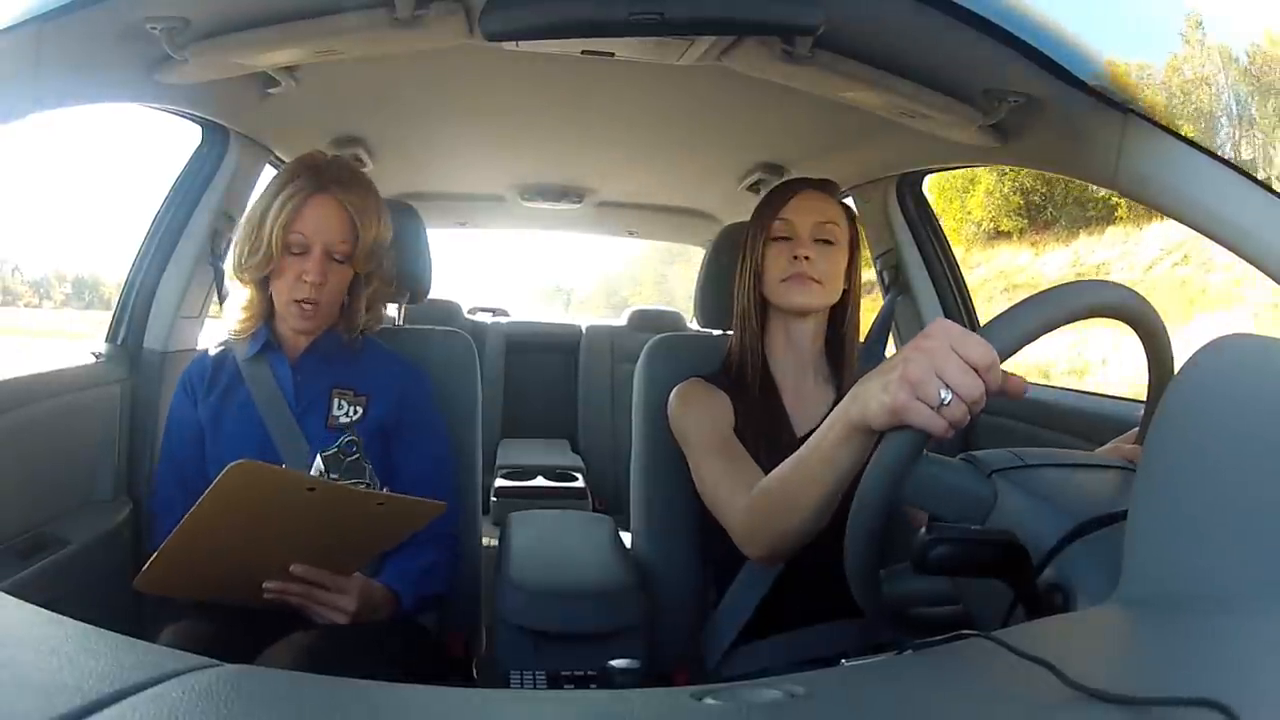
#> input picture frame 25 of BodyTracking/9_e0.mp4, 1280 x 720 px, given in place of 203_e2.mp4, which was not available
$ python Tracking.py
#> lines starting #> are read from the running program, lines starting #| are printed output that depends on the picture; after the words box and inside, x2 and y2 are one past the last pixel; in counts of white or black regions, pixels touching at a corner belong together; pictures that were not available may be replaced by others from this repository, and a replacement may not be noted
#> further down, frame is the input picture: shape (720, 1280, 3); mean B, G, R 102.8, 103.5, 99.9
from __future__ import print_function
from csv import writer
import cv2
import argparse
import numpy as np


# Appends list_of_elem as a row within a (csv) file
# [7 lines left out: function append_list_as_row, not called in this run]


# Appends a single frame's location_points array(s) to the output_list
def append_locations(output_list, location_points):
    # If the size of output is less than 8, append the item
    if np.size(output_list) < 8:
        output_list.append(location_points)
        print("EYE LOCATIONS: ", output_list, "\n")


# NOTE: If eyes are not detected, the type of eyes changes from ndarray to a tuple
def is_tuple(location_points):
    if type(location_points) == tuple:
        return True
    return False


def detect_and_display(frame):
    # TODO: Set frame = frame[0: 750, 500: 1300] to isolate right half of the screen if driver has passengers

    # The array to contain tracking values for the left/right eyes for a single frame
    output = []
    default_array = np.array([[-1, -1, -1, -1], [-1, -1, -1, -1]])

    # creates a gray version of the video passed in (aka variable named frame)
    frame_gray = cv2.cvtColor(frame, cv2.COLOR_BGR2GRAY)
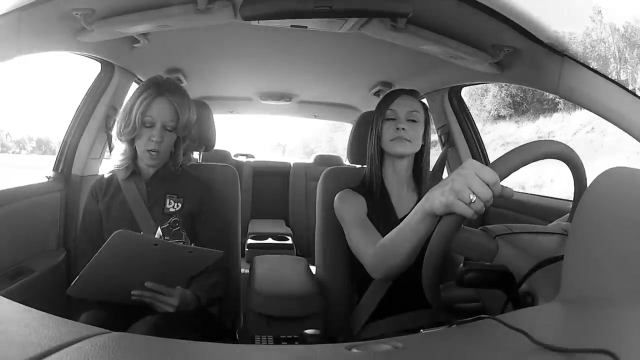
#> frame_gray: shape (720, 1280) (shown at 1/2 size); min 0, max 255, mean 102.4
    # improves contrast of an image pixel by pixel for easier face/eye tracking
    frame_gray = cv2.equalizeHist(frame_gray)
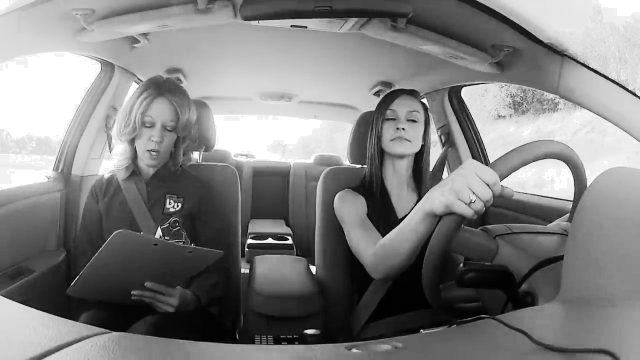
#> frame_gray: shape (720, 1280) (shown at 1/2 size); min 0, max 255, mean 128.4
    # roiTRY - video frame which will have tracking shapes overlaid (cropped if frame was set to [0: 750, 500: 1300])
    roiTRY = frame

    # Detect faces within the webcam footage/ video capture
    faces = face_cascade.detectMultiScale(roiTRY)
#> faces = [[266, 217, 98, 98], [748, 197, 110, 110]]

    for (x, y, w, h) in faces:
        center = (x + w // 2, y + h // 2)
        # (B, G, R) controls color shape displayed. Last value (2) controls line thickness
        frame = cv2.rectangle(frame, (x, y), (x + w, y + h), (255, 255, 0), 2)
        faceROI = frame_gray[y:y + h, x:x + w]
        # In each face, detect eyes (NOTE: type of eyes is an n-dimensional array)
        eyes = eyes_cascade.detectMultiScale(faceROI)

        # NOTE: Eye tracking finds 3 eyes sometimes. Temporarily 'fixed it' by discarding last 4 values
        for (x2, y2, w2, h2) in eyes:
            eye_center = (x + x2 + w2 // 2, y + y2 + h2 // 2)
            radius = int(round((w2 + h2) * 0.25))
            # Creates yellow circles around the centers of the eyes
            roiTRY = cv2.circle(roiTRY, eye_center, radius, (0, 255, 255), 2)

        # This will display our video with the eye/face detection shapes
        cv2.imshow('Capture - Face detection', roiTRY)

        # NOTE: If eyes are not detected, the type of eyes changes from an ndarray to a tuple
        if is_tuple(faces) | is_tuple(eyes):
            # if no faces are detected, append a 2D array of -1's
            append_locations(output, default_array.tolist())

        else:
            # If eyes returns a nd-array & the # of items is > 8, append values to output list
            # An array with more than 8 items indicates a tracking issue
            if eyes.size > 8:
                eyes = np.array([eyes[0], eyes[1]])
                # Discards the last 4 values (only appends the first 8 values.)
                append_locations(output, eyes.tolist())

            # Checks to see if only one eye was tracked
            elif eyes.size == 4:
                # Outputs a 2d array with 4 values in the first array, and 4x -1's in the second
                eyes = np.array([eyes[0], [-1, -1, -1, -1]])
                append_locations(output, eyes.tolist())

            # If the ndarray size is == 8, both eyes tracked properly, append data to output list
            else:
                append_locations(output, eyes.tolist())
#> this loop made 2 passes
#> (x, y, w, h, center) on passes 1 to 2: (266, 217, 98, 98, (315, 266)), (748, 197, 110, 110, (803, 252))
#> (printed output is left out)
#> pass 1, in detect_and_display, `frame = cv2.rectangle(frame, (x, y), (x + w, y + h), (255, 255, 0), 2)`:
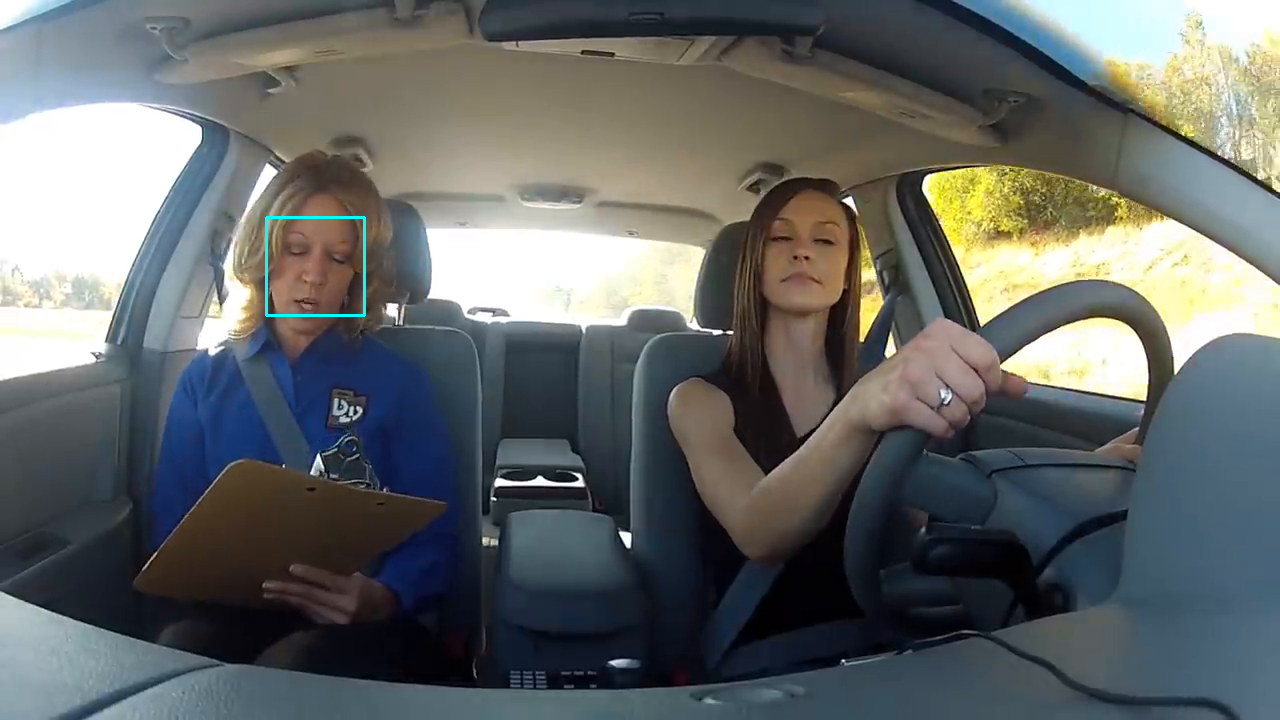
#> frame: shape (720, 1280, 3); 0.13% of pixels changed, all inside (x1, y1, x2, y2) = (265, 216, 366, 317)
#> pass 1, in detect_and_display, `faceROI = frame_gray[y:y + h, x:x + w]`:
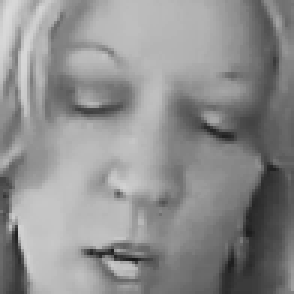
#> faceROI: shape (98, 98) (shown 3 times larger); min 22, max 219, mean 141.8
#> pass 2, in detect_and_display, `frame = cv2.rectangle(frame, (x, y), (x + w, y + h), (255, 255, 0), 2)`:
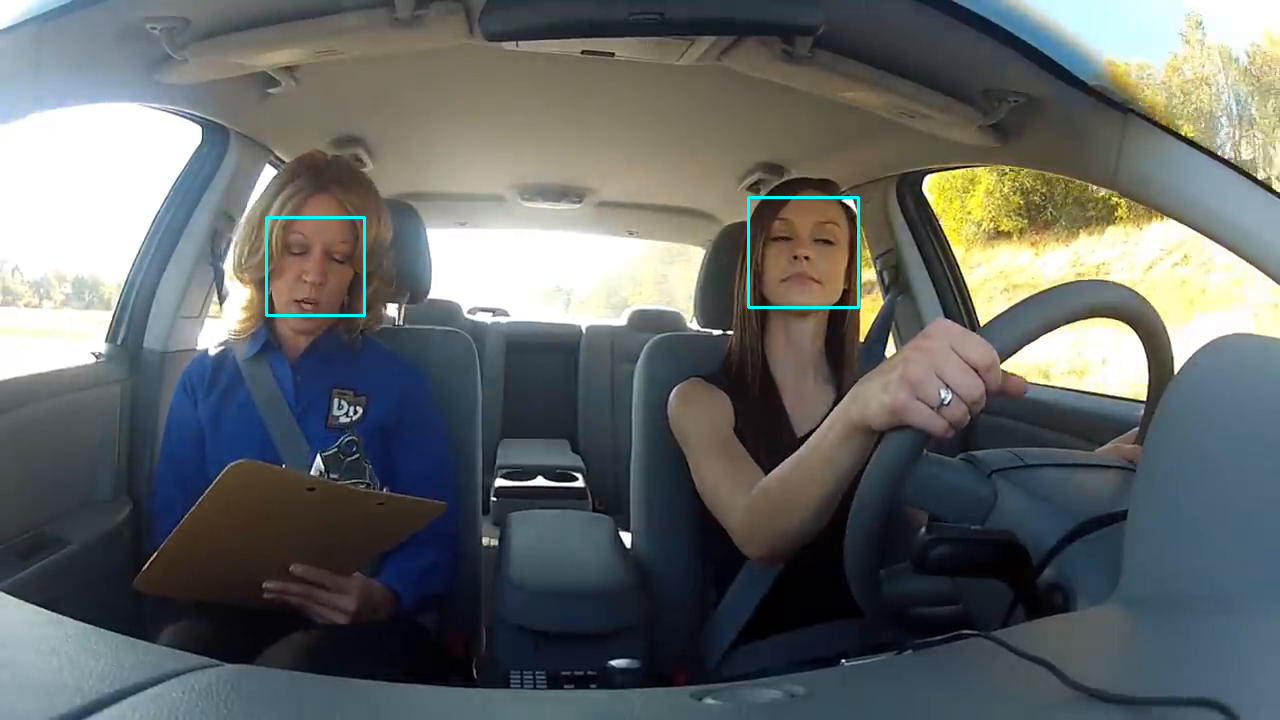
#> frame: shape (720, 1280, 3); 0.14% of pixels changed, all inside (x1, y1, x2, y2) = (747, 196, 860, 309)
#> pass 2, in detect_and_display, `faceROI = frame_gray[y:y + h, x:x + w]`:
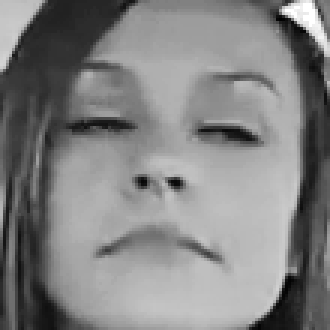
#> faceROI: shape (110, 110) (shown 3 times larger); min 0, max 255, mean 130.3

    # Appends default_array if the output list is empty for a given frame (aka no eyes/faces tracked)
    if np.size(output) == 0:
        append_locations(output, default_array.tolist())

    return output


videoOutput = []
parser = argparse.ArgumentParser(description='Code for eye/face tracking.')
# TODO: if you want to run this on your local machine you'll need to clone this git repo with the haarcascades first
# TODO: Link to repo - https://github.com/opencv/opencv.git
parser.add_argument('--face_cascade', help='Path to face cascade.',
                    default='C:/Users/VSalinas/Documents/cs490/opencv/data/haarcascades/haarcascade_frontalface_alt.xml')
parser.add_argument('--eyes_cascade', help='Path to eyes cascade.',
                    default='C:/Users/VSalinas/Documents/cs490/opencv/data/haarcascades/haarcascade_eye_tree_eyeglasses.xml')

args = parser.parse_args()
face_cascade_name = args.face_cascade
eyes_cascade_name = args.eyes_cascade
# allows us to utilize pretrained eye and face models gathered from the haarcascades repo
face_cascade = cv2.CascadeClassifier()
eyes_cascade = cv2.CascadeClassifier()

# Load the cascades
if not face_cascade.load(cv2.samples.findFile(face_cascade_name)):
    print('--(!)Error loading face cascade')
    exit(0)

if not eyes_cascade.load(cv2.samples.findFile(eyes_cascade_name)):
    print('--(!)Error loading eyes cascade')
    exit(0)

# TODO: Enter the path to your video file here.
cap = cv2.VideoCapture("C:/Users/VSalinas/Downloads/203_e2.mp4")

# throws error if the passed in video capture cannot be opened
if not cap.isOpened:
    print('--(!)Error opening video capture')
    exit(0)

# keep reading frames until there are no frames left, or the user presses the escape key
while True:
    ret, frame = cap.read()
    if frame is None:
        print('--(!) No captured frame found, end program.')
        # TODO: Enter a file path where the csv file is to be stored, and name it below
        append_list_as_row(r"C:\Users\VSalinas\Documents\cs490\dataRedo.csv", videoOutput)
        break

    # Passes a single frame into the detectAndDisplay function from the passed in video capture
    output = detect_and_display(frame)
#> output = [[[-1, -1, -1, -1], [-1, -1, -1, -1]]]
    # Appends tracking locations from every frame into the videoOutput array
    videoOutput.append(output)

    # NOTE: 27 is the ASCII value of 'esc'
    # If the escape key is pressed during the video, break (each frame waits 1-millisecond before the next)
    if cv2.waitKey(1) == 27:
#> (key Esc is pressed here)
        break

$ run again, starting later in the video
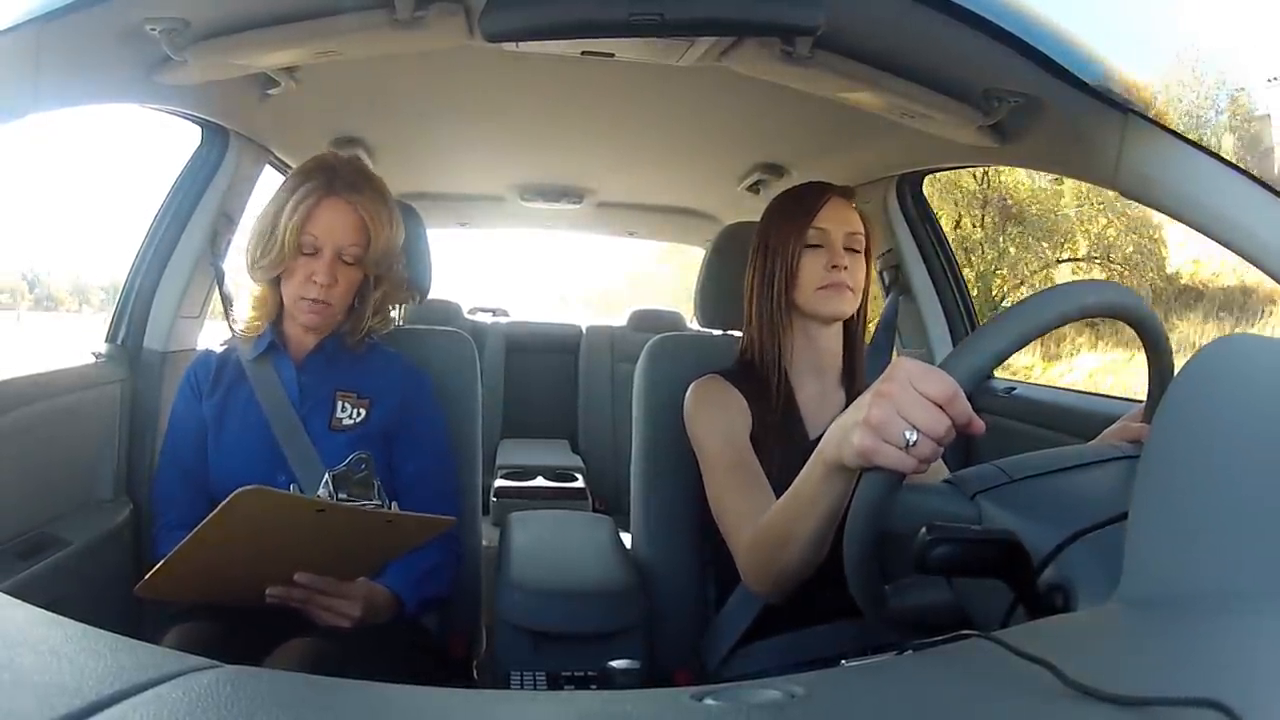
#> input picture frame 114 of BodyTracking/9_e0.mp4, 1280 x 720 px, given in place of 203_e2.mp4, which was not available
#> frame is the input picture: shape (720, 1280, 3); mean B, G, R 109, 108.1, 104.2
#> in detect_and_display, `frame_gray = cv2.equalizeHist(frame_gray)`:
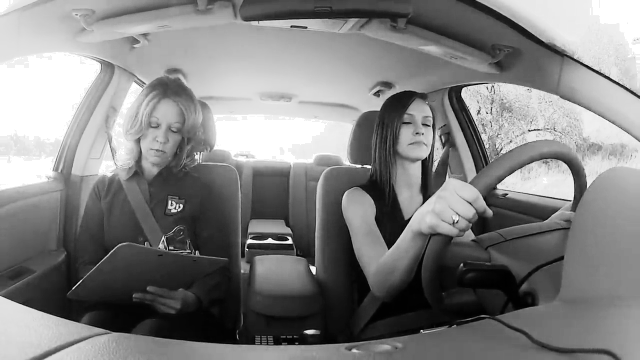
#> frame_gray: shape (720, 1280) (shown at 1/2 size); min 0, max 255, mean 128.6
#> faces = [[279, 219, 95, 95], [786, 208, 99, 99]]
#> the loop in detect_and_display, `for (x, y, w, h) in faces:` made 2 passes
#> (x, y, w, h, center) on passes 1 to 2: (279, 219, 95, 95, (326, 266)), (786, 208, 99, 99, (835, 257))
#> (printed output is left out)
#> pass 2, in detect_and_display, `faceROI = frame_gray[y:y + h, x:x + w]`:
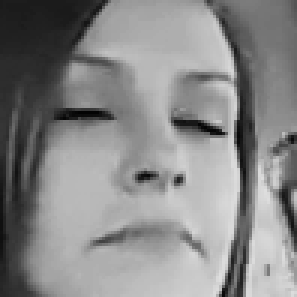
#> faceROI: shape (99, 99) (shown 3 times larger); min 3, max 223, mean 135.8
#> output = [[[-1, -1, -1, -1], [-1, -1, -1, -1]]]

$ run again, starting later in the video
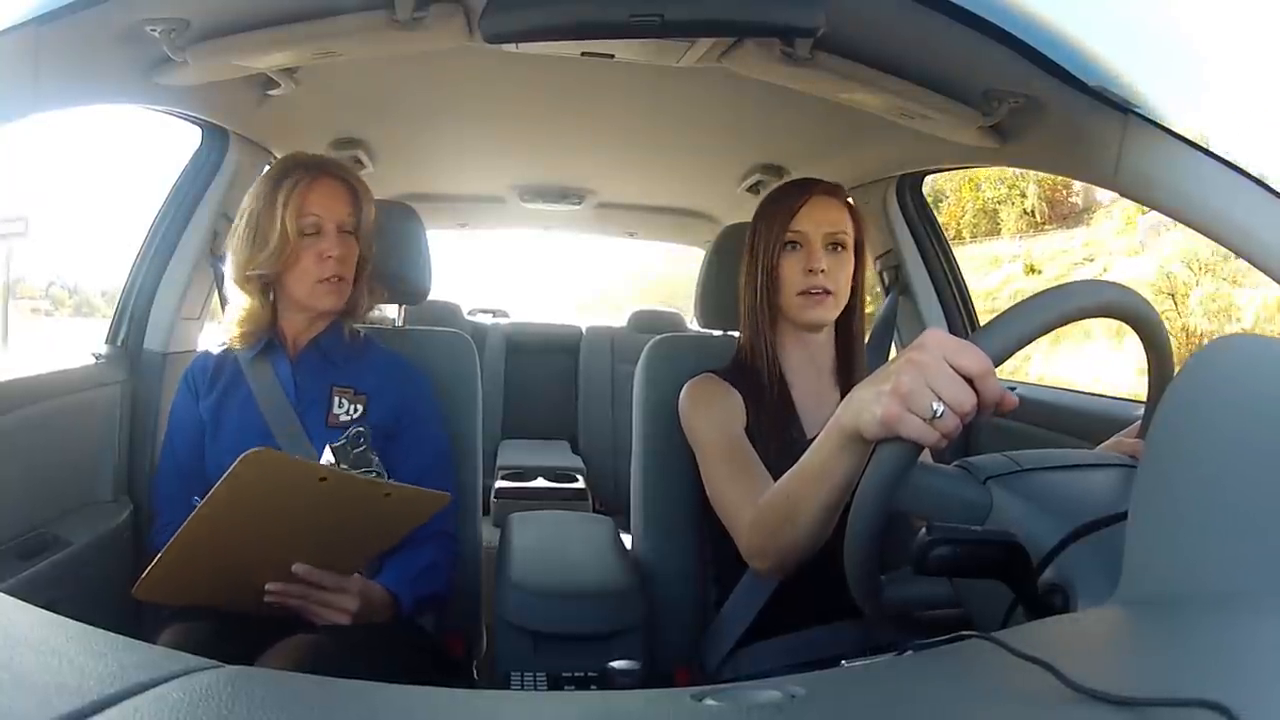
#> input picture frame 203 of BodyTracking/9_e0.mp4, 1280 x 720 px, given in place of 203_e2.mp4, which was not available
#> frame is the input picture: shape (720, 1280, 3); mean B, G, R 111.8, 111.9, 109.3
#> faces = [[282, 195, 97, 97], [760, 203, 111, 111]]
#> the loop in detect_and_display, `for (x, y, w, h) in faces:` made 2 passes
#> (x, y, w, h, center) on pass 1: (282, 195, 97, 97, (330, 243))
#> (printed output is left out)
#> pass 1, in detect_and_display, `faceROI = frame_gray[y:y + h, x:x + w]`:
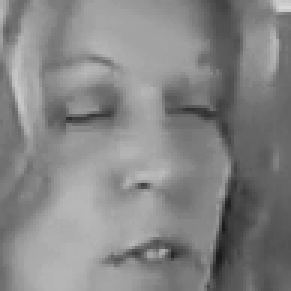
#> faceROI: shape (97, 97) (shown 3 times larger); min 24, max 215, mean 132.9
#> after the loop in detect_and_display, `for (x, y, w, h) in faces:`:
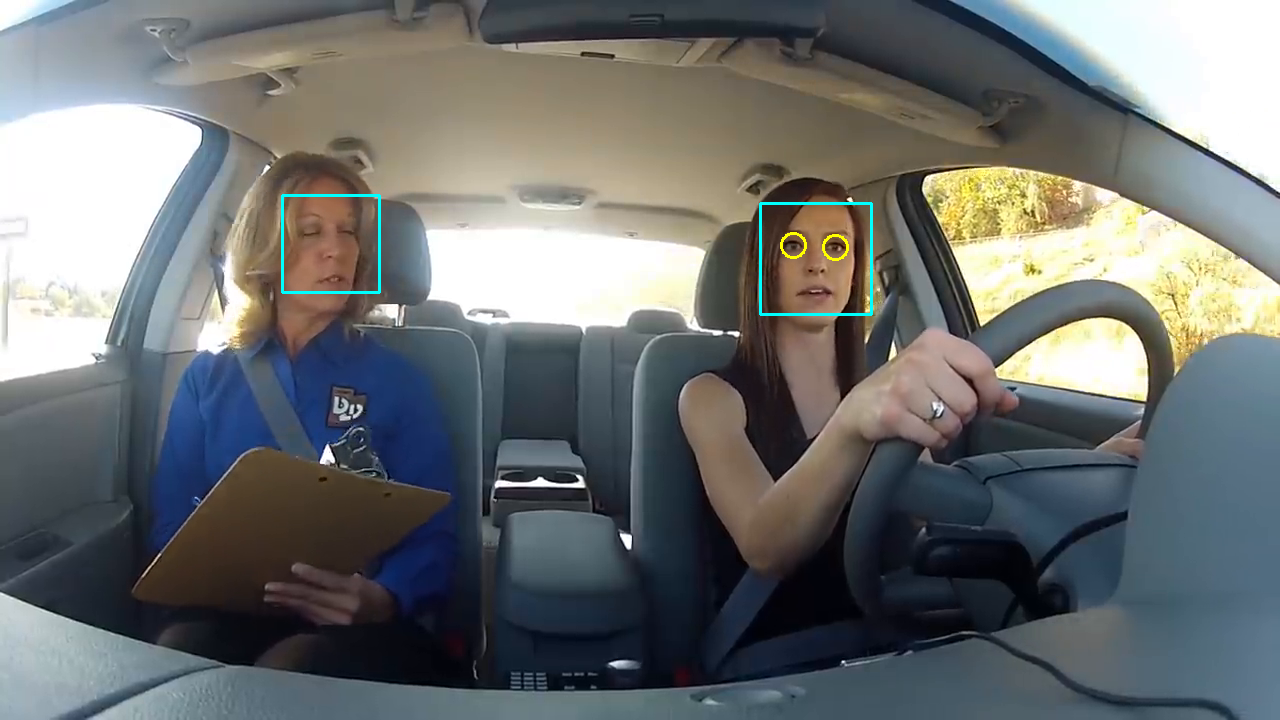
#> frame: shape (720, 1280, 3); mean B, G, R 112.2, 112.4, 109
#> output = [[[-1, -1, -1, -1], [-1, -1, -1, -1]]]
